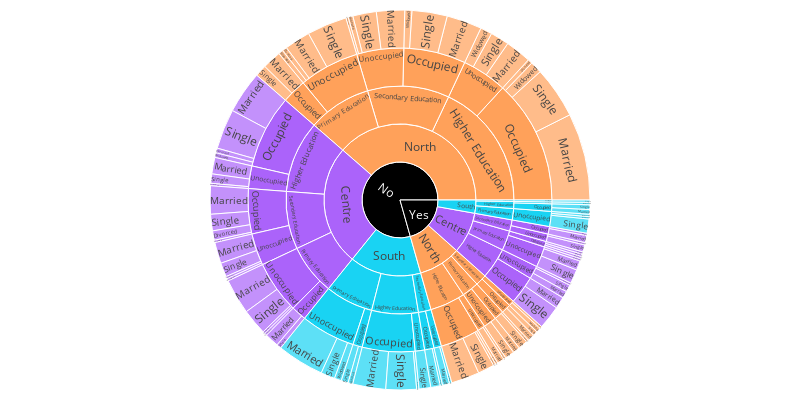

Source (notebook cell):
### Markdown cell above
Another nice plot for visualizing categorical variables is the sunburst plot [[55]](https://plotly.com/python/sunburst-charts/) [[56]](https://python-charts.com/part-whole/sunburst-plotly/?utm_content=cmp-true) [[57]](https://plotly.com/python/setting-graph-size/). A sunburst plot provides a hierarchical view of data, representing nested categories with concentric circles. Each circle segment corresponds to a category, and the size of each segment reflects its proportion within the overall data. This type of plot is particularly useful for illustrating the relationships and compositions within categorical data, offering an insightful and visually appealing way to explore complex hierarchies. Sunburst plots are valuable for conveying both the distribution and the hierarchical structure of categorical variables in a single, intuitive visualization. The sunburst has been geenrated with the plotly library.

### Code cell
# Create a sunburst plot for violence against women dataset
fig = px.sunburst(
    violence_against_women_dataset, 
    path=['ViolenceOccurred', 'AreaOfResidence', 'Education level', 'Professional Status', 'Marital Status'],  # Hierarchy of categories
    color='AreaOfResidence',  # Color variable for differentiating segments
    color_discrete_map={'(?)': 'black', 'Lunch': 'gold', 'Dinner': 'darkblue'},  # Custom color mapping for specific values
    width=800, height=400  # Set the width and height of the plot
)

# Update layout for better appearance by adjusting margins
fig.update_layout(margin=dict(l=10, r=10, b=10, t=10))

# Show the sunburst plot
fig.show()

### Figure 1 — Plotly figure (JSON) as saved in the notebook; plotly's stock layout.template omitted (floating-point values rounded to 4 significant figures; data arrays with more than 128 entries replaced by an {"elided": "..."} marker saying what was removed)
{"data": [{"branchvalues": "total", "customdata": {"elided": "150x1 str values"}, "domain": {"x": [0, 1], "y": [0, 1]}, "hovertemplate": "labels=%{label}<br>count=%{value}<br>parent=%{parent}<br>id=%{id}<br>AreaOfResidence=%{customdata[0]}<extra></extra>", "ids": {"elided": "150 str values"}, "labels": {"elided": "150 str values"}, "marker": {"colors": {"elided": "150 str values"}}, "name": "", "parents": {"elided": "150 str values"}, "type": "sunburst", "values": {"elided": "150 int values"}}], "layout": {"height": 400, "legend": {"tracegroupgap": 0}, "margin": {"b": 10, "l": 10, "r": 10, "t": 10}, "width": 800}}
